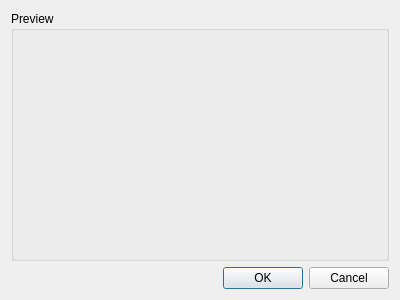
<?xml version="1.0" encoding="UTF-8"?>
<ui version="4.0">
 <class>RealSizePreview</class>
 <widget class="QDialog" name="RealSizePreview">
  <property name="geometry">
   <rect>
    <x>0</x>
    <y>0</y>
    <width>400</width>
    <height>300</height>
   </rect>
  </property>
  <property name="windowTitle">
   <string>Dialog</string>
  </property>
  <layout class="QGridLayout" name="gridLayout">
   <item row="0" column="0">
    <widget class="QGroupBox" name="Container">
     <property name="title">
      <string>Preview</string>
     </property>
    </widget>
   </item>
   <item row="1" column="0">
    <widget class="QDialogButtonBox" name="buttonBox">
     <property name="orientation">
      <enum>Qt::Horizontal</enum>
     </property>
     <property name="standardButtons">
      <set>QDialogButtonBox::Cancel|QDialogButtonBox::Ok</set>
     </property>
    </widget>
   </item>
  </layout>
 </widget>
 <resources/>
 <connections>
  <connection>
   <sender>buttonBox</sender>
   <signal>accepted()</signal>
   <receiver>RealSizePreview</receiver>
   <slot>accept()</slot>
   <hints>
    <hint type="sourcelabel">
     <x>248</x>
     <y>254</y>
    </hint>
    <hint type="destinationlabel">
     <x>157</x>
     <y>274</y>
    </hint>
   </hints>
  </connection>
  <connection>
   <sender>buttonBox</sender>
   <signal>rejected()</signal>
   <receiver>RealSizePreview</receiver>
   <slot>reject()</slot>
   <hints>
    <hint type="sourcelabel">
     <x>316</x>
     <y>260</y>
    </hint>
    <hint type="destinationlabel">
     <x>286</x>
     <y>274</y>
    </hint>
   </hints>
  </connection>
 </connections>
</ui>
